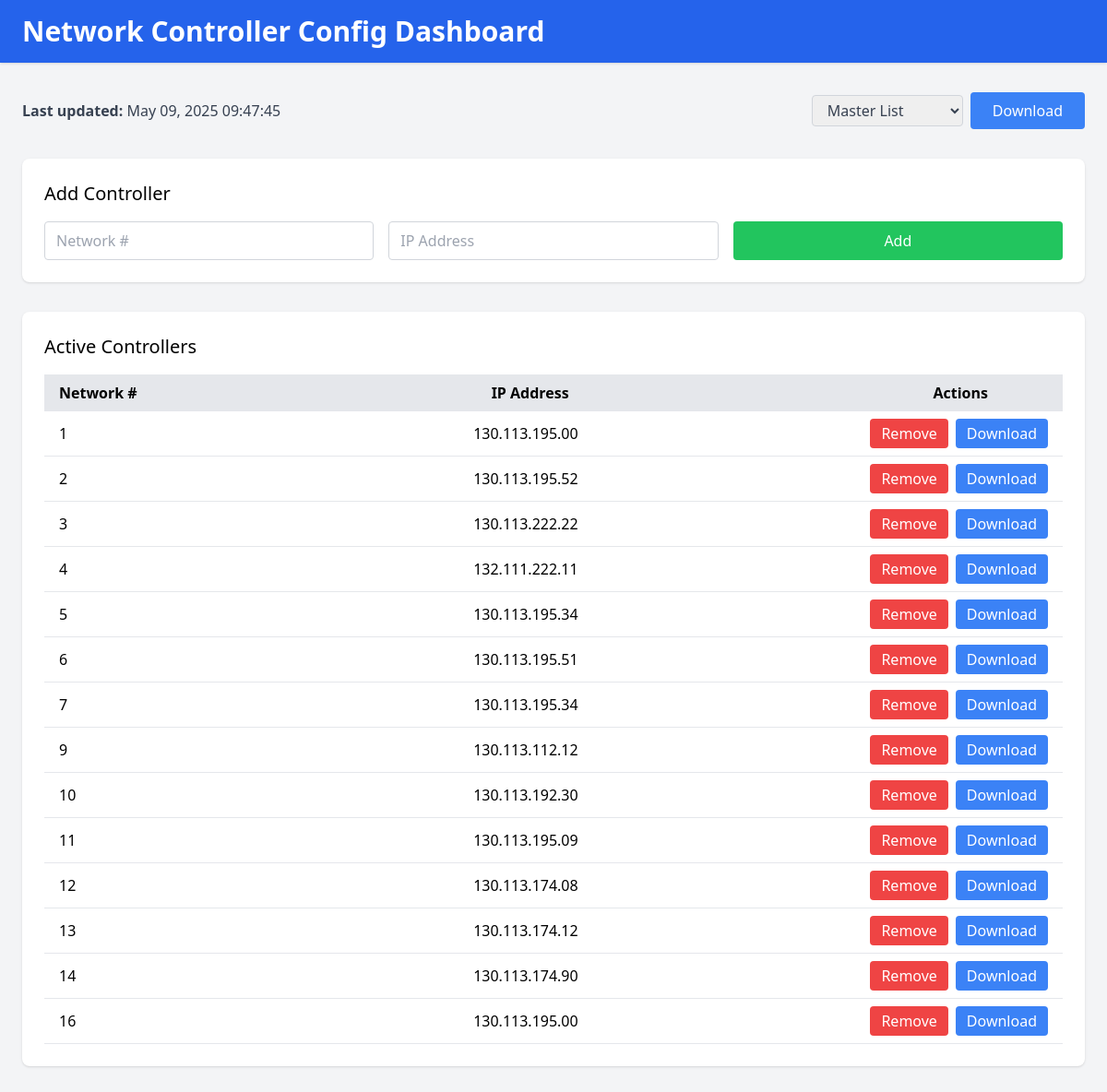
The page / on the database its author committed.
### tables this page shows
CREATE TABLE buildings (
                 id INTEGER PRIMARY KEY AUTOINCREMENT,
                 building_number INTEGER UNIQUE,
                 ip_address TEXT,
                 status TEXT DEFAULT 'active',
                 last_updated TEXT);

### app.py (the view)
@app.route('/')
def index():
    raw_ts = get_last_update()
    if raw_ts:
        try:
            dt = datetime.datetime.fromisoformat(raw_ts)
            last_update = dt.strftime("%b %d, %Y %H:%M:%S")
        except Exception:
            last_update = raw_ts
    else:
        last_update = '—'
    return render_template(
        'index.html',
        buildings   = get_buildings(),
        last_update = last_update,
        messages    = get_flashed_messages(with_categories=True)
    )

### app.py (called while the page is built)
def get_buildings():
    conn = sqlite3.connect(DB_PATH)
    c = conn.cursor()
    c.execute("""
        SELECT * FROM buildings
         WHERE status='active' AND building_number>0
      ORDER BY building_number
    """)
    rows = c.fetchall()
    conn.close()
    return rows

def get_last_update():
    conn = sqlite3.connect(DB_PATH)
    c = conn.cursor()
    c.execute("SELECT MAX(timestamp) FROM logs")
    ts = c.fetchone()[0]
    conn.close()
    return ts

### templates/index.html (shortened to what this page needs)
<!DOCTYPE html>
<html lang="en" class="h-screen w-screen">
<head>
  <script src="https://cdn.tailwindcss.com"></script>
</head>
<body class="flex flex-col h-screen w-screen bg-gray-100">
  <header class="bg-blue-600 text-white py-4 w-full shadow">
    <div class="w-full px-6">
      <h1 class="text-3xl font-bold">Network Controller Config Dashboard</h1>
    </div>
  </header>
  <main class="flex-1 w-full px-6 py-8 overflow-auto space-y-8">
    <div class="flex justify-between items-center text-gray-700">
      <div>
        <strong>Last updated:</strong> {{ last_update or '—' }}
      </div>
      <form action="/export" method="get" class="flex items-center space-x-2">
        <select name="type" required class="border border-gray-300 rounded px-3 py-1 focus:ring-2 focus:ring-blue-500">
          <option value="master">Master List</option>
        </select>
        <button type="submit" class="bg-blue-500 text-white rounded px-6 py-2 hover:bg-blue-600 transition">
          Download
        </button>
      </form>
    </div>
    <section class="bg-white rounded-lg shadow p-6 w-full">
      <h2 class="text-xl font-medium mb-4">Add Controller</h2>
      <form id="addForm" method="POST" action="/add" class="grid grid-cols-1 sm:grid-cols-3 gap-4 w-full">
        <input type="number" id="addNumber" name="building_number" required placeholder="Network #" class="border border-gray-300 rounded px-3 py-2 w-full focus:ring-2 focus:ring-blue-500" />
        <input type="text" id="addIp" name="ip" required placeholder="IP Address" class="border border-gray-300 rounded px-3 py-2 w-full focus:ring-2 focus:ring-blue-500" />
        <button type="submit" class="bg-green-500 text-white rounded px-6 py-2 w-full hover:bg-green-600 transition">Add</button>
      </form>
    </section>
    <section class="bg-white rounded-lg shadow p-6 w-full">
      <h2 class="text-xl font-medium mb-4">Active Controllers</h2>
      <div class="w-full overflow-x-auto">
        <table class="w-full table-auto">
          <thead class="bg-gray-200">
            <tr>
              <th class="px-4 py-2 text-left">Network #</th>
              <th class="px-4 py-2 text-right"><div class="relative left-[-10px]">IP Address</div></th>
              <th class="px-4 py-2 text-right"><div class="relative left-[-65px]">Actions</div></th>
            </tr>
          </thead>
          <tbody>
            {% for b in buildings %}
              <tr class="border-b hover:bg-gray-50">
                <td class="px-4 py-2">{{ b[1] }}</td>
                <td class="px-4 py-2 text-right">{{ b[2] }}</td>
                <td class="px-4 py-2 flex justify-end space-x-2">
                  <a href="/remove/{{ b[1] }}" data-number="{{ b[1] }}" data-ip="{{ b[2] }}" class="remove-link bg-red-500 text-white rounded px-3 py-1 hover:bg-red-600 transition">Remove</a>
                  <a href="/export?type=single&building_number={{ b[1] }}" class="bg-blue-500 text-white rounded px-3 py-1 hover:bg-blue-600 transition">Download</a>
                </td>
              </tr>
            {% else %}
              <tr>
                <td colspan="3" class="text-center py-4 text-gray-500">No active controllers.</td>
              </tr>
            {% endfor %}
          </tbody>
        </table>
      </div>
    </section>
  </main>
</body>
</html>

### rows shown on the page
buildings: building_number "1", ip_address "130.113.195.00"
buildings: building_number "2", ip_address "130.113.195.52"
buildings: building_number "3", ip_address "130.113.222.22"
buildings: building_number "4", ip_address "132.111.222.11"
buildings: building_number "5", ip_address "130.113.195.34"
buildings: building_number "6", ip_address "130.113.195.51"
buildings: building_number "7", ip_address "130.113.195.34"
buildings: building_number "9", ip_address "130.113.112.12"
buildings: building_number "10", ip_address "130.113.192.30"
buildings: building_number "11", ip_address "130.113.195.09"
buildings: building_number "12", ip_address "130.113.174.08"
buildings: building_number "13", ip_address "130.113.174.12"
buildings: building_number "14", ip_address "130.113.174.90"
buildings: building_number "16", ip_address "130.113.195.00"

### other values the page prints
{{ last_update or '—' }} "May 09, 2025 09:47:45"
